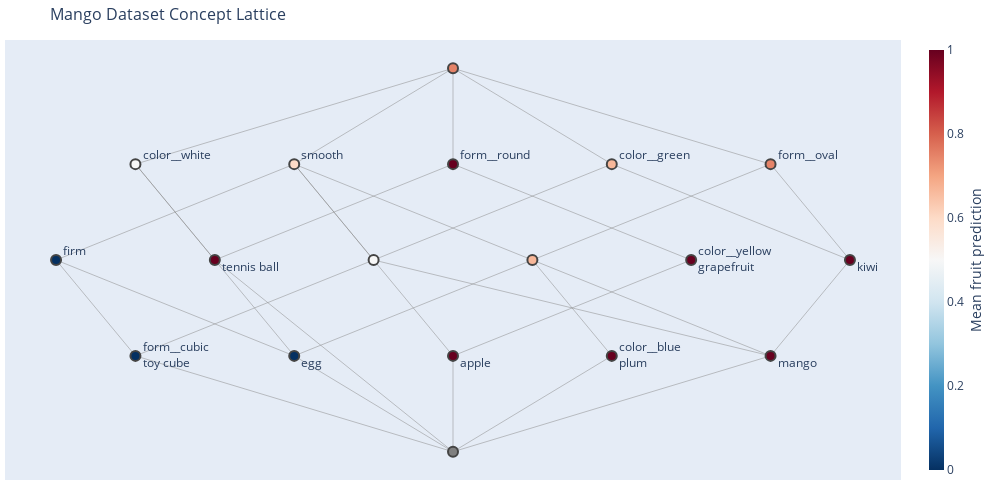

Write notebook code for a chart like this one.
### Code cell
fig.show()

### Figure 1 — Plotly figure (JSON) as saved in the notebook; plotly's stock layout.template omitted (floating-point values rounded to 4 significant figures)
{"data": [{"hoverinfo": "none", "line": {"color": "#888", "width": 0.5}, "mode": "lines", "type": "scatter", "x": [-2, -1, null, -2, -1.5, null, -2, 0, null, -1, 0, null, -1, 0.5, null, -1, -2.5, null, 0, -1.5, null, 0, -2, null, 0, 1, null, 0, 2, null, 0, 0, null, 2.5, 2, null, 2.5, 2, null, 2.5, 1, null, -0.5, 2, null, -0.5, -2, null, -0.5, 1, null, -0.5, -1, null, 0.5, 1, null, 0.5, 2, null, 0.5, 2, null, 0.5, -1, null, -1.5, 0, null, -2.5, -2, null, -2.5, -1, null, 0, 1.5, null, 0, 0, null, 2, 0, null, 0, -1, null, 0, 1, null, 0, 1.5, null, 0, -1, null], "y": [4, 2, null, 4, 3, null, 4, 5, null, 2, 1, null, 2, 3, null, 2, 3, null, 1, 3, null, 1, 2, null, 1, 2, null, 1, 2, null, 1, 2, null, 3, 2, null, 3, 4, null, 3, 4, null, 3, 2, null, 3, 2, null, 3, 4, null, 3, 4, null, 3, 2, null, 3, 2, null, 3, 4, null, 3, 4, null, 3, 4, null, 3, 2, null, 3, 4, null, 4, 3, null, 4, 5, null, 4, 5, null, 5, 4, null, 5, 4, null, 2, 3, null, 2, 4, null]}, {"hoverinfo": "text", "hovertext": ["Concept 3<br>extent (len: 2): egg, tennis ball<br>intent (len: 1): color__white<br>new extent (len: 0): emptyset<br>new intent (len: 1): color__white<br>mean_y_true: 0.0<br>mean_y_pred: 0.5<br>Metrics<br>\taccuracy: 0.5<br>\tprecision: 0.0<br>\trecall: 0.0<br>\tneg_precision: 1.0<br>\tneg_recall: 0.5<br><br>", "Concept 16<br>extent (len: 1): egg<br>intent (len: 4): firm, smooth, color__white, form__oval<br>new extent (len: 1): egg<br>new intent (len: 0): emptyset<br>mean_y_true: 0.0<br>mean_y_pred: 0.0<br>Metrics<br>\taccuracy: 1.0<br>\tprecision: 0.0<br>\trecall: 0.0<br>\tneg_precision: 1.0<br>\tneg_recall: 1.0<br><br>", "Concept 17<br>extent (len: 0): emptyset<br>intent (len: 9): firm, smooth, color__yellow, color__green, color__blue, color__white, form__round, form__oval, form__cubic<br>new extent (len: 0): emptyset<br>new intent (len: 0): emptyset<br><br>", "Concept 8<br>extent (len: 2): kiwi, mango<br>intent (len: 2): color__green, form__oval<br>new extent (len: 1): kiwi<br>new intent (len: 0): emptyset<br>mean_y_true: 1.0<br>mean_y_pred: 1.0<br>Metrics<br>\taccuracy: 1.0<br>\tprecision: 1.0<br>\trecall: 1.0<br>\tneg_precision: 0.0<br>\tneg_recall: 0.0<br><br>", "Concept 10<br>extent (len: 2): toy cube, mango<br>intent (len: 2): smooth, color__green<br>new extent (len: 0): emptyset<br>new intent (len: 0): emptyset<br>mean_y_true: 0.5<br>mean_y_pred: 0.5<br>Metrics<br>\taccuracy: 1.0<br>\tprecision: 1.0<br>\trecall: 1.0<br>\tneg_precision: 1.0<br>\tneg_recall: 1.0<br><br>", "Concept 7<br>extent (len: 3): plum, egg, mango<br>intent (len: 2): smooth, form__oval<br>new extent (len: 0): emptyset<br>new intent (len: 0): emptyset<br>mean_y_true: 0.67<br>mean_y_pred: 0.67<br>Metrics<br>\taccuracy: 1.0<br>\tprecision: 1.0<br>\trecall: 1.0<br>\tneg_precision: 1.0<br>\tneg_recall: 1.0<br><br>", "Concept 11<br>extent (len: 1): tennis ball<br>intent (len: 2): color__white, form__round<br>new extent (len: 1): tennis ball<br>new intent (len: 0): emptyset<br>mean_y_true: 0.0<br>mean_y_pred: 1.0<br>Metrics<br>\taccuracy: 0.0<br>\tprecision: 0.0<br>\trecall: 0.0<br>\tneg_precision: 0.0<br>\tneg_recall: 0.0<br><br>", "Concept 9<br>extent (len: 2): toy cube, egg<br>intent (len: 2): firm, smooth<br>new extent (len: 0): emptyset<br>new intent (len: 1): firm<br>mean_y_true: 0.0<br>mean_y_pred: 0.0<br>Metrics<br>\taccuracy: 1.0<br>\tprecision: 0.0<br>\trecall: 0.0<br>\tneg_precision: 1.0<br>\tneg_recall: 1.0<br><br>", "Concept 4<br>extent (len: 3): apple, grapefruit, tennis ball<br>intent (len: 1): form__round<br>new extent (len: 0): emptyset<br>new intent (len: 1): form__round<br>mean_y_true: 0.67<br>mean_y_pred: 1.0<br>Metrics<br>\taccuracy: 0.67<br>\tprecision: 0.67<br>\trecall: 1.0<br>\tneg_precision: 0.0<br>\tneg_recall: 0.0<br><br>", "Concept 15<br>extent (len: 1): toy cube<br>intent (len: 4): firm, smooth, color__green, form__cubic<br>new extent (len: 1): toy cube<br>new intent (len: 1): form__cubic<br>mean_y_true: 0.0<br>mean_y_pred: 0.0<br>Metrics<br>\taccuracy: 1.0<br>\tprecision: 0.0<br>\trecall: 0.0<br>\tneg_precision: 1.0<br>\tneg_recall: 1.0<br><br>", "Concept 1<br>extent (len: 4): kiwi, plum, egg, mango<br>intent (len: 1): form__oval<br>new extent (len: 0): emptyset<br>new intent (len: 1): form__oval<br>mean_y_true: 0.75<br>mean_y_pred: 0.75<br>Metrics<br>\taccuracy: 1.0<br>\tprecision: 1.0<br>\trecall: 1.0<br>\tneg_precision: 1.0<br>\tneg_recall: 1.0<br><br>", "Concept 12<br>extent (len: 1): plum<br>intent (len: 3): smooth, color__blue, form__oval<br>new extent (len: 1): plum<br>new intent (len: 1): color__blue<br>mean_y_true: 1.0<br>mean_y_pred: 1.0<br>Metrics<br>\taccuracy: 1.0<br>\tprecision: 1.0<br>\trecall: 1.0<br>\tneg_precision: 0.0<br>\tneg_recall: 0.0<br><br>", "Concept 0<br>extent (len: 8): apple, grapefruit, kiwi, plum, toy cube, egg, tennis ball, mango<br>intent (len: 0): emptyset<br>new extent (len: 0): emptyset<br>new intent (len: 0): emptyset<br>mean_y_true: 0.62<br>mean_y_pred: 0.75<br>Metrics<br>\taccuracy: 0.88<br>\tprecision: 0.83<br>\trecall: 1.0<br>\tneg_precision: 1.0<br>\tneg_recall: 0.67<br><br>", "Concept 5<br>extent (len: 3): kiwi, toy cube, mango<br>intent (len: 1): color__green<br>new extent (len: 0): emptyset<br>new intent (len: 1): color__green<br>mean_y_true: 0.67<br>mean_y_pred: 0.67<br>Metrics<br>\taccuracy: 1.0<br>\tprecision: 1.0<br>\trecall: 1.0<br>\tneg_precision: 1.0<br>\tneg_recall: 1.0<br><br>", "Concept 13<br>extent (len: 1): mango<br>intent (len: 3): smooth, color__green, form__oval<br>new extent (len: 1): mango<br>new intent (len: 0): emptyset<br>mean_y_true: 1.0<br>mean_y_pred: 1.0<br>Metrics<br>\taccuracy: 1.0<br>\tprecision: 1.0<br>\trecall: 1.0<br>\tneg_precision: 0.0<br>\tneg_recall: 0.0<br><br>", "Concept 14<br>extent (len: 1): apple<br>intent (len: 3): smooth, color__yellow, form__round<br>new extent (len: 1): apple<br>new intent (len: 0): emptyset<br>mean_y_true: 1.0<br>mean_y_pred: 1.0<br>Metrics<br>\taccuracy: 1.0<br>\tprecision: 1.0<br>\trecall: 1.0<br>\tneg_precision: 0.0<br>\tneg_recall: 0.0<br><br>", "Concept 6<br>extent (len: 2): apple, grapefruit<br>intent (len: 2): color__yellow, form__round<br>new extent (len: 1): grapefruit<br>new intent (len: 1): color__yellow<br>mean_y_true: 1.0<br>mean_y_pred: 1.0<br>Metrics<br>\taccuracy: 1.0<br>\tprecision: 1.0<br>\trecall: 1.0<br>\tneg_precision: 0.0<br>\tneg_recall: 0.0<br><br>", "Concept 2<br>extent (len: 5): apple, plum, toy cube, egg, mango<br>intent (len: 1): smooth<br>new extent (len: 0): emptyset<br>new intent (len: 1): smooth<br>mean_y_true: 0.6<br>mean_y_pred: 0.6<br>Metrics<br>\taccuracy: 1.0<br>\tprecision: 1.0<br>\trecall: 1.0<br>\tneg_precision: 1.0<br>\tneg_recall: 1.0<br><br>"], "marker": {"color": [0.5, 0, "grey", 1, 0.5, 0.6667, 1, 0, 1, 0, 0.75, 1, 0.75, 0.6667, 1, 1, 1, 0.6], "colorbar": {"thickness": 15, "title": {"side": "right", "text": "Mean fruit prediction"}, "xanchor": "left"}, "colorscale": [[0, "rgb(103,0,31)"], [0.1, "rgb(178,24,43)"], [0.2, "rgb(214,96,77)"], [0.3, "rgb(244,165,130)"], [0.4, "rgb(253,219,199)"], [0.5, "rgb(247,247,247)"], [0.6, "rgb(209,229,240)"], [0.7, "rgb(146,197,222)"], [0.8, "rgb(67,147,195)"], [0.9, "rgb(33,102,172)"], [1, "rgb(5,48,97)"]], "line": {"width": 2}, "reversescale": true, "showscale": true, "size": 10}, "mode": "markers+text", "text": ["color__white<br>", "<br>egg", "<br>", "<br>kiwi", "<br>", "<br>", "<br>tennis ball", "firm<br>", "form__round<br>", "form__cubic<br>toy cube", "form__oval<br>", "color__blue<br>plum", "<br>", "color__green<br>", "<br>mango", "<br>apple", "color__yellow<br>grapefruit", "smooth<br>"], "textposition": "middle right", "type": "scatter", "x": [-2, -1, 0, 2.5, -0.5, 0.5, -1.5, -2.5, 0, -2, 2, 1, 0, 1, 2, 0, 1.5, -1], "y": [4, 2, 1, 3, 3, 3, 3, 3, 4, 2, 4, 2, 5, 4, 2, 2, 3, 4]}], "layout": {"height": 500, "hovermode": "closest", "margin": {"b": 20, "l": 5, "r": 5, "t": 40}, "showlegend": false, "title": {"font": {"size": 16}, "text": "Mango Dataset Concept Lattice"}, "width": 1000, "xaxis": {"showgrid": false, "showticklabels": false, "zeroline": false}, "yaxis": {"showgrid": false, "showticklabels": false, "zeroline": false}}}
